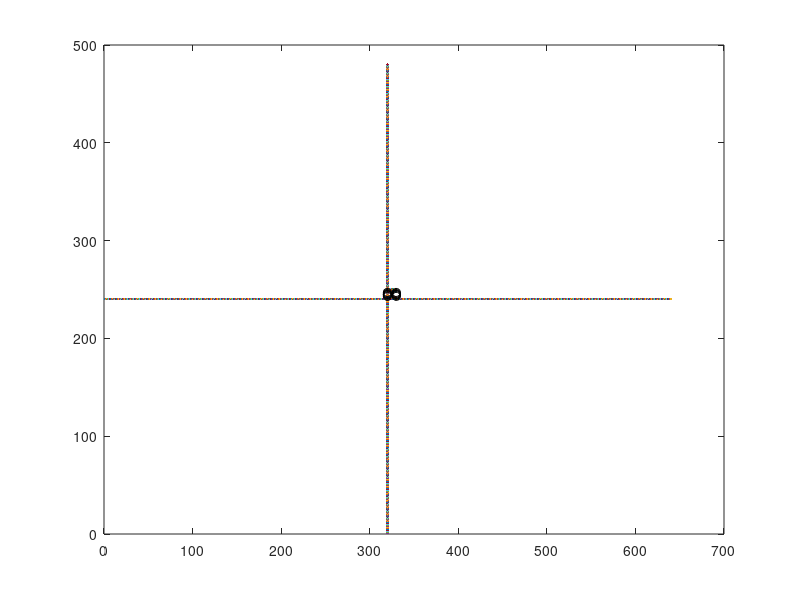

Reproduce this figure in MATLAB.
clear all;
xmax=640;
ymax=480;
xc=input('Enter the center x coordinate: ');
yc=input('Enter the center y coordinate: ');
rx=input('Enter axis rx of this ellipse: ');
ry=input('Enter axis ry of this ellipse: ');
for i=1:640
x=i;
y=ymax/2;
plot(x,y);
hold on;
end
for i=1:480
y=i;
x=xmax/2;
plot(x,y);
hold on;
end
x=0;
y=ry;
srx=rx*rx;
sry=ry*ry;
srx2=srx*2;
sry2=sry*2;
px=0;
py=srx2*ry;
p=sry-srx*ry+0.25*srx;
while(px<py)
x=x+1;
px=px+sry2;
if(p<0)
p=p+px+sry;
else
y=y-1;
py=py-srx2;
p=p+px+sry-py;
end
plot(320+xc+x,240+yc+y);
plot(320+xc-x,240+yc+y);
plot(320+xc-x,240+yc-y);
plot(320+xc+x,240+yc-y);
hold on;
end
q=sry*(x+0.5)*(x+0.5)+srx*(y-1)*(y-1)-srx*sry;
while(y>0)
y=y-1;
py=py-srx2;
if(q>=0)
q=q-py+srx;
else
x=x+1;
px=px+sry2;
q=q+px+srx-py;
end
plot(320+xc+x,240+yc+y,"ok");
plot(320+xc-x,240+yc+y,"ok");
plot(320+xc-x,240+yc-y,"ok");
plot(320+xc+x,240+yc-y,"ok");
hold on;
end